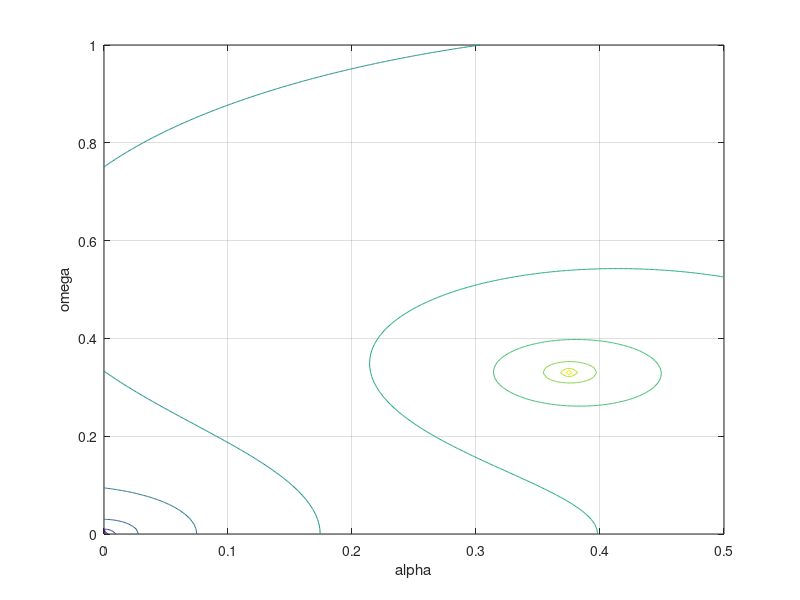
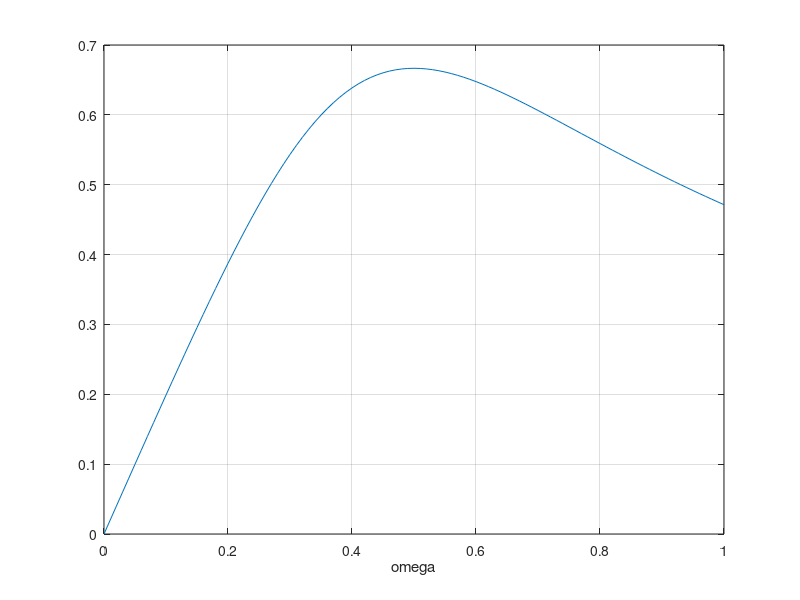

Write the MATLAB code that produced these figures, in order.
close all;
clear all;

L = 2;
C = 2;
G = 1.5;
omega_r = 1 / sqrt(L * C);
omega = 0 : 0.01 : 1;
alpha = 0 : 0.001 : 0.5;
V = zeros(length(omega), length(alpha));
for omegaCnt = 1 : length(omega)
  for alphaCnt = 1 : length(alpha)
    s0 = -alpha(alphaCnt) + omega(omegaCnt) * j;
    V(omegaCnt, alphaCnt) = -1 / C * s0 ./ (s0.^2 + s0 * G / C + omega_r^2);
  end
end
figure;
% surf(alpha, omega, abs(V));
contour(alpha, omega, log10(abs(V)));
xlabel('alpha');
ylabel('omega');
grid;

figure;
plot(omega, abs(V(:, 1)));
xlabel('omega');
grid;
